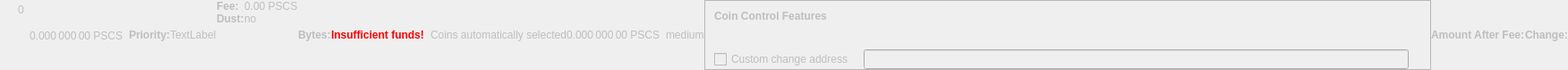
    <widget class="QWidget" name="dummyHideWidget" native="true">
     <property name="enabled">
      <bool>false</bool>
     </property>
     <property name="maximumSize">
      <size>
       <width>100</width>
       <height>22</height>
      </size>
     </property>
     <layout class="QHBoxLayout" name="dummyHideLayout">
      <property name="spacing">
       <number>0</number>
      </property>
      <property name="margin">
       <number>0</number>
      </property>
      <item>
       <layout class="QFormLayout" name="formLayoutCoinControl1">
        <property name="horizontalSpacing">
         <number>10</number>
        </property>
        <property name="verticalSpacing">
         <number>14</number>
        </property>
        <property name="leftMargin">
         <number>10</number>
        </property>
        <property name="topMargin">
         <number>4</number>
        </property>
        <property name="rightMargin">
         <number>6</number>
        </property>
        <item row="0" column="1">
         <widget class="QLabel" name="labelCoinControlBytes">
          <property name="cursor">
           <cursorShape>IBeamCursor</cursorShape>
          </property>
          <property name="contextMenuPolicy">
           <enum>Qt::ActionsContextMenu</enum>
          </property>
          <property name="text">
           <string notr="true">0</string>
          </property>
          <property name="textInteractionFlags">
           <set>Qt::LinksAccessibleByMouse|Qt::TextSelectableByKeyboard|Qt::TextSelectableByMouse</set>
          </property>
         </widget>
        </item>
       </layout>
      </item>
      <item>
       <widget class="QLabel" name="labelCoinControlAfterFee">
        <property name="enabled">
         <bool>false</bool>
        </property>
        <property name="sizePolicy">
         <sizepolicy hsizetype="Fixed" vsizetype="Fixed">
          <horstretch>0</horstretch>
          <verstretch>0</verstretch>
         </sizepolicy>
        </property>
        <property name="minimumSize">
         <size>
          <width>111</width>
          <height>12</height>
         </size>
        </property>
        <property name="maximumSize">
         <size>
          <width>111</width>
          <height>12</height>
         </size>
        </property>
        <property name="cursor">
         <cursorShape>IBeamCursor</cursorShape>
        </property>
        <property name="contextMenuPolicy">
         <enum>Qt::ActionsContextMenu</enum>
        </property>
        <property name="text">
         <string notr="true">0.000 000 00 PSCS</string>
        </property>
        <property name="textInteractionFlags">
         <set>Qt::LinksAccessibleByMouse|Qt::TextSelectableByKeyboard|Qt::TextSelectableByMouse</set>
        </property>
       </widget>
      </item>
      <item>
       <widget class="QLabel" name="labelCoinControlPriorityText">
        <property name="enabled">
         <bool>false</bool>
        </property>
        <property name="font">
         <font>
          <weight>75</weight>
          <bold>true</bold>
         </font>
        </property>
        <property name="text">
         <string>Priority:</string>
        </property>
       </widget>
      </item>
      <item>
       <layout class="QHBoxLayout" name="horizontalLayout">
        <item>
         <widget class="QLabel" name="WarningLabel">
          <property name="text">
           <string>TextLabel</string>
          </property>
         </widget>
        </item>
       </layout>
      </item>
      <item>
       <layout class="QFormLayout" name="formLayoutCoinControl3">
        <property name="horizontalSpacing">
         <number>0</number>
        </property>
        <property name="verticalSpacing">
         <number>0</number>
        </property>
        <property name="leftMargin">
         <number>0</number>
        </property>
        <property name="topMargin">
         <number>0</number>
        </property>
        <property name="rightMargin">
         <number>0</number>
        </property>
        <item row="0" column="0">
         <widget class="QLabel" name="labelCoinControlFeeText">
          <property name="enabled">
           <bool>false</bool>
          </property>
          <property name="font">
           <font>
            <weight>75</weight>
            <bold>true</bold>
           </font>
          </property>
          <property name="text">
           <string>Fee:</string>
          </property>
          <property name="margin">
           <number>0</number>
          </property>
         </widget>
        </item>
        <item row="0" column="1">
         <widget class="QLabel" name="labelCoinControlFee">
          <property name="enabled">
           <bool>false</bool>
          </property>
          <property name="cursor">
           <cursorShape>IBeamCursor</cursorShape>
          </property>
          <property name="contextMenuPolicy">
           <enum>Qt::ActionsContextMenu</enum>
          </property>
          <property name="text">
           <string notr="true">0.00 PSCS</string>
          </property>
          <property name="textInteractionFlags">
           <set>Qt::LinksAccessibleByMouse|Qt::TextSelectableByKeyboard|Qt::TextSelectableByMouse</set>
          </property>
         </widget>
        </item>
        <item row="1" column="0">
         <widget class="QLabel" name="labelCoinControlLowOutputText">
          <property name="enabled">
           <bool>false</bool>
          </property>
          <property name="font">
           <font>
            <weight>75</weight>
            <bold>true</bold>
           </font>
          </property>
          <property name="text">
           <string>Dust:</string>
          </property>
         </widget>
        </item>
        <item row="1" column="1">
         <widget class="QLabel" name="labelCoinControlLowOutput">
          <property name="enabled">
           <bool>false</bool>
          </property>
          <property name="cursor">
           <cursorShape>IBeamCursor</cursorShape>
          </property>
          <property name="contextMenuPolicy">
           <enum>Qt::ActionsContextMenu</enum>
          </property>
          <property name="text">
           <string>no</string>
          </property>
          <property name="textInteractionFlags">
           <set>Qt::LinksAccessibleByMouse|Qt::TextSelectableByKeyboard|Qt::TextSelectableByMouse</set>
          </property>
         </widget>
        </item>
       </layout>
      </item>
      <item>
       <widget class="QLabel" name="labelCoinControlBytesText">
        <property name="enabled">
         <bool>false</bool>
        </property>
        <property name="font">
         <font>
          <weight>75</weight>
          <bold>true</bold>
         </font>
        </property>
        <property name="text">
         <string>Bytes:</string>
        </property>
       </widget>
      </item>
      <item>
       <layout class="QFormLayout" name="formLayoutCoinControl2">
        <property name="horizontalSpacing">
         <number>0</number>
        </property>
        <property name="verticalSpacing">
         <number>0</number>
        </property>
        <property name="leftMargin">
         <number>0</number>
        </property>
        <property name="topMargin">
         <number>0</number>
        </property>
        <property name="rightMargin">
         <number>0</number>
        </property>
       </layout>
      </item>
      <item>
       <layout class="QHBoxLayout" name="horizontalLayoutCoinControl2">
        <property name="spacing">
         <number>0</number>
        </property>
        <property name="bottomMargin">
         <number>0</number>
        </property>
       </layout>
      </item>
      <item>
       <widget class="QLabel" name="labelCoinControlInsuffFunds">
        <property name="enabled">
         <bool>false</bool>
        </property>
        <property name="minimumSize">
         <size>
          <width>0</width>
          <height>0</height>
         </size>
        </property>
        <property name="font">
         <font>
          <weight>75</weight>
          <bold>true</bold>
         </font>
        </property>
        <property name="styleSheet">
         <string notr="true">color:red;font-weight:bold;</string>
        </property>
        <property name="text">
         <string>Insufficient funds!</string>
        </property>
        <property name="margin">
         <number>5</number>
        </property>
       </widget>
      </item>
      <item>
       <layout class="QFormLayout" name="formLayoutCoinControl4">
        <property name="horizontalSpacing">
         <number>0</number>
        </property>
        <property name="verticalSpacing">
         <number>0</number>
        </property>
        <property name="leftMargin">
         <number>0</number>
        </property>
        <property name="topMargin">
         <number>0</number>
        </property>
        <property name="rightMargin">
         <number>0</number>
        </property>
       </layout>
      </item>
      <item>
       <widget class="QLabel" name="labelCoinControlChangeLabel">
        <property name="enabled">
         <bool>false</bool>
        </property>
        <property name="sizePolicy">
         <sizepolicy hsizetype="Preferred" vsizetype="Expanding">
          <horstretch>0</horstretch>
          <verstretch>0</verstretch>
         </sizepolicy>
        </property>
        <property name="minimumSize">
         <size>
          <width>0</width>
          <height>0</height>
         </size>
        </property>
        <property name="text">
         <string/>
        </property>
        <property name="margin">
         <number>3</number>
        </property>
       </widget>
      </item>
      <item>
       <widget class="QLabel" name="labelCoinControlAutomaticallySelected">
        <property name="enabled">
         <bool>false</bool>
        </property>
        <property name="sizePolicy">
         <sizepolicy hsizetype="Fixed" vsizetype="Fixed">
          <horstretch>0</horstretch>
          <verstretch>0</verstretch>
         </sizepolicy>
        </property>
        <property name="minimumSize">
         <size>
          <width>0</width>
          <height>0</height>
         </size>
        </property>
        <property name="maximumSize">
         <size>
          <width>240</width>
          <height>16777215</height>
         </size>
        </property>
        <property name="text">
         <string>Coins automatically selected</string>
        </property>
        <property name="margin">
         <number>5</number>
        </property>
       </widget>
      </item>
      <item>
       <widget class="QLabel" name="labelCoinControlChange">
        <property name="enabled">
         <bool>false</bool>
        </property>
        <property name="sizePolicy">
         <sizepolicy hsizetype="Fixed" vsizetype="Fixed">
          <horstretch>0</horstretch>
          <verstretch>0</verstretch>
         </sizepolicy>
        </property>
        <property name="minimumSize">
         <size>
          <width>111</width>
          <height>0</height>
         </size>
        </property>
        <property name="maximumSize">
         <size>
          <width>111</width>
          <height>16777215</height>
         </size>
        </property>
        <property name="cursor">
         <cursorShape>IBeamCursor</cursorShape>
        </property>
        <property name="contextMenuPolicy">
         <enum>Qt::ActionsContextMenu</enum>
        </property>
        <property name="text">
         <string notr="true">0.000 000 00 PSCS</string>
        </property>
        <property name="textInteractionFlags">
         <set>Qt::LinksAccessibleByMouse|Qt::TextSelectableByKeyboard|Qt::TextSelectableByMouse</set>
        </property>
       </widget>
      </item>
      <item>
       <widget class="QLabel" name="labelCoinControlPriority">
        <property name="enabled">
         <bool>false</bool>
        </property>
        <property name="cursor">
         <cursorShape>IBeamCursor</cursorShape>
        </property>
        <property name="contextMenuPolicy">
         <enum>Qt::ActionsContextMenu</enum>
        </property>
        <property name="text">
         <string>medium</string>
        </property>
        <property name="textInteractionFlags">
         <set>Qt::LinksAccessibleByMouse|Qt::TextSelectableByKeyboard|Qt::TextSelectableByMouse</set>
        </property>
       </widget>
      </item>
      <item>
       <widget class="QFrame" name="frameCoinControl">
        <property name="sizePolicy">
         <sizepolicy hsizetype="Expanding" vsizetype="Expanding">
          <horstretch>0</horstretch>
          <verstretch>0</verstretch>
         </sizepolicy>
        </property>
        <property name="maximumSize">
         <size>
          <width>16777215</width>
          <height>16777215</height>
         </size>
        </property>
        <property name="frameShape">
         <enum>QFrame::StyledPanel</enum>
        </property>
        <property name="frameShadow">
         <enum>QFrame::Sunken</enum>
        </property>
        <layout class="QVBoxLayout" name="verticalLayoutCoinControl2_2">
         <property name="spacing">
          <number>0</number>
         </property>
         <property name="margin">
          <number>0</number>
         </property>
         <item>
          <layout class="QVBoxLayout" name="verticalLayoutCoinControl" stretch="0,0,0,1">
           <property name="spacing">
            <number>0</number>
           </property>
           <property name="leftMargin">
            <number>10</number>
           </property>
           <property name="topMargin">
            <number>10</number>
           </property>
           <item>
            <layout class="QHBoxLayout" name="horizontalLayoutCoinControl1">
             <property name="bottomMargin">
              <number>15</number>
             </property>
             <item>
              <widget class="QLabel" name="labelCoinControlFeatures">
               <property name="enabled">
                <bool>false</bool>
               </property>
               <property name="sizePolicy">
                <sizepolicy hsizetype="Preferred" vsizetype="Maximum">
                 <horstretch>0</horstretch>
                 <verstretch>0</verstretch>
                </sizepolicy>
               </property>
               <property name="font">
                <font>
                 <weight>75</weight>
                 <bold>true</bold>
                </font>
               </property>
               <property name="styleSheet">
                <string notr="true">font-weight:bold;</string>
               </property>
               <property name="text">
                <string>Coin Control Features</string>
               </property>
              </widget>
             </item>
            </layout>
           </item>
           <item>
            <widget class="QWidget" name="widgetCoinControl" native="true">
             <property name="sizePolicy">
              <sizepolicy hsizetype="Preferred" vsizetype="Preferred">
               <horstretch>0</horstretch>
               <verstretch>0</verstretch>
              </sizepolicy>
             </property>
             <property name="minimumSize">
              <size>
               <width>0</width>
               <height>0</height>
              </size>
             </property>
             <property name="styleSheet">
              <string notr="true"/>
             </property>
             <layout class="QHBoxLayout" name="horizontalLayoutCoinControl5_2">
              <property name="margin">
               <number>0</number>
              </property>
              <item>
               <layout class="QHBoxLayout" name="horizontalLayoutCoinControl3">
                <property name="spacing">
                 <number>20</number>
                </property>
                <property name="topMargin">
                 <number>0</number>
                </property>
                <property name="bottomMargin">
                 <number>10</number>
                </property>
               </layout>
              </item>
             </layout>
            </widget>
           </item>
           <item>
            <layout class="QHBoxLayout" name="horizontalLayoutCoinControl4" stretch="0,0,0">
             <property name="spacing">
              <number>12</number>
             </property>
             <property name="sizeConstraint">
              <enum>QLayout::SetDefaultConstraint</enum>
             </property>
             <property name="topMargin">
              <number>5</number>
             </property>
             <property name="rightMargin">
              <number>5</number>
             </property>
             <item>
              <widget class="QCheckBox" name="checkBoxCoinControlChange">
               <property name="enabled">
                <bool>false</bool>
               </property>
               <property name="toolTip">
                <string>If this is activated, but the change address is empty or invalid, change will be sent to a newly generated address.</string>
               </property>
               <property name="text">
                <string>Custom change address</string>
               </property>
              </widget>
             </item>
             <item>
              <widget class="QValidatedLineEdit" name="lineEditCoinControlChange">
               <property name="enabled">
                <bool>false</bool>
               </property>
               <property name="sizePolicy">
                <sizepolicy hsizetype="Expanding" vsizetype="Fixed">
                 <horstretch>0</horstretch>
                 <verstretch>0</verstretch>
                </sizepolicy>
               </property>
              </widget>
             </item>
             <item>
              <widget class="QLabel" name="labelCoinControlChangeLabel_2">
               <property name="sizePolicy">
                <sizepolicy hsizetype="Preferred" vsizetype="Expanding">
                 <horstretch>0</horstretch>
                 <verstretch>0</verstretch>
                </sizepolicy>
               </property>
               <property name="minimumSize">
                <size>
                 <width>0</width>
                 <height>0</height>
                </size>
               </property>
               <property name="text">
                <string/>
               </property>
               <property name="margin">
                <number>3</number>
               </property>
              </widget>
             </item>
            </layout>
           </item>
           <item>
            <spacer name="verticalSpacerCoinControl">
             <property name="orientation">
              <enum>Qt::Vertical</enum>
             </property>
             <property name="sizeHint" stdset="0">
              <size>
               <width>800</width>
               <height>1</height>
              </size>
             </property>
            </spacer>
           </item>
          </layout>
         </item>
        </layout>
       </widget>
      </item>
      <item>
       <widget class="QLabel" name="labelCoinControlAfterFeeText">
        <property name="enabled">
         <bool>false</bool>
        </property>
        <property name="minimumSize">
         <size>
          <width>0</width>
          <height>0</height>
         </size>
        </property>
        <property name="maximumSize">
         <size>
          <width>16777215</width>
          <height>16777215</height>
         </size>
        </property>
        <property name="font">
         <font>
          <weight>75</weight>
          <bold>true</bold>
         </font>
        </property>
        <property name="text">
         <string>Amount After Fee:</string>
        </property>
        <property name="alignment">
         <set>Qt::AlignLeading|Qt::AlignLeft|Qt::AlignVCenter</set>
        </property>
        <property name="margin">
         <number>0</number>
        </property>
       </widget>
      </item>
      <item>
       <widget class="QLabel" name="labelCoinControlChangeText">
        <property name="enabled">
         <bool>false</bool>
        </property>
        <property name="sizePolicy">
         <sizepolicy hsizetype="Preferred" vsizetype="Preferred">
          <horstretch>0</horstretch>
          <verstretch>0</verstretch>
         </sizepolicy>
        </property>
        <property name="minimumSize">
         <size>
          <width>0</width>
          <height>0</height>
         </size>
        </property>
        <property name="maximumSize">
         <size>
          <width>16777215</width>
          <height>16777215</height>
         </size>
        </property>
        <property name="font">
         <font>
          <weight>75</weight>
          <bold>true</bold>
         </font>
        </property>
        <property name="text">
         <string>Change:</string>
        </property>
        <property name="alignment">
         <set>Qt::AlignLeading|Qt::AlignLeft|Qt::AlignVCenter</set>
        </property>
       </widget>
      </item>
     </layout>
    </widget>
